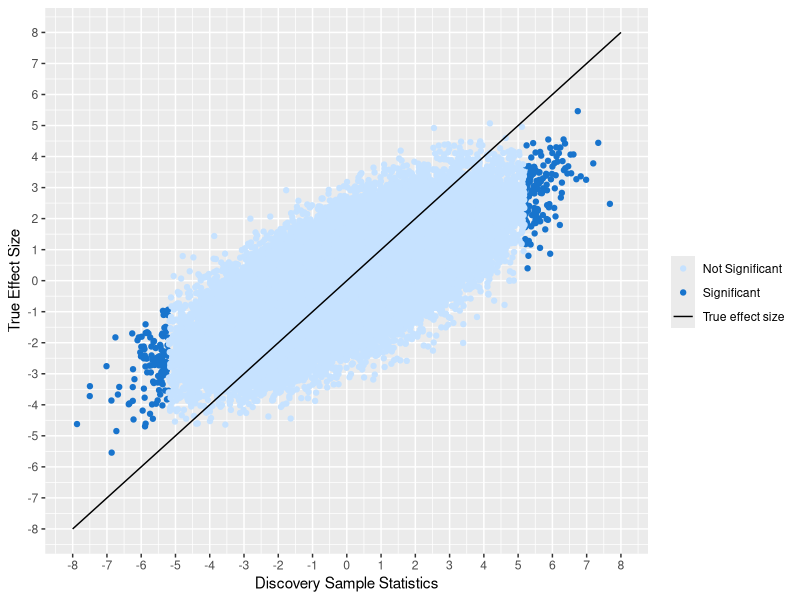
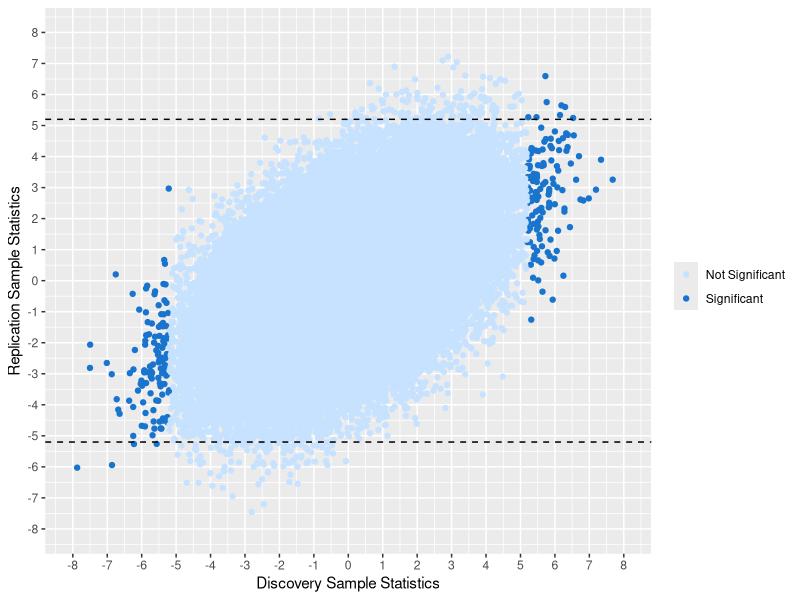
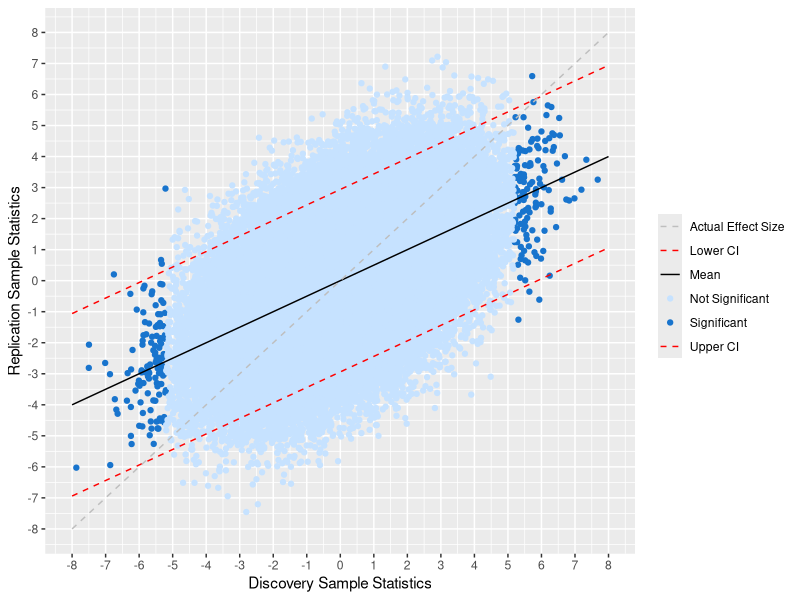
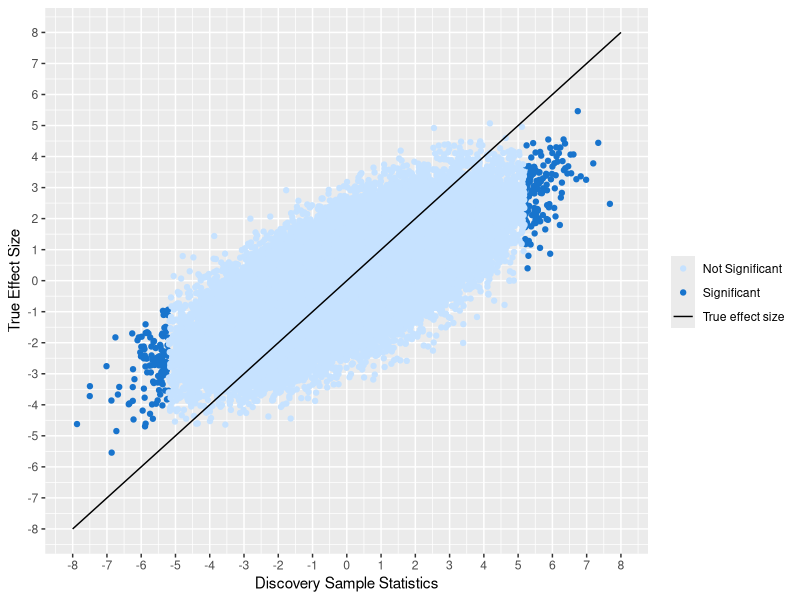
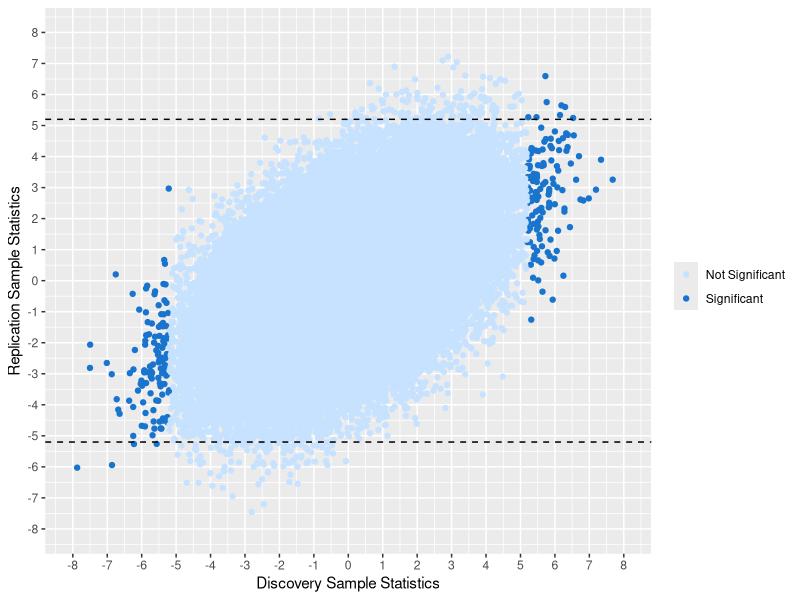
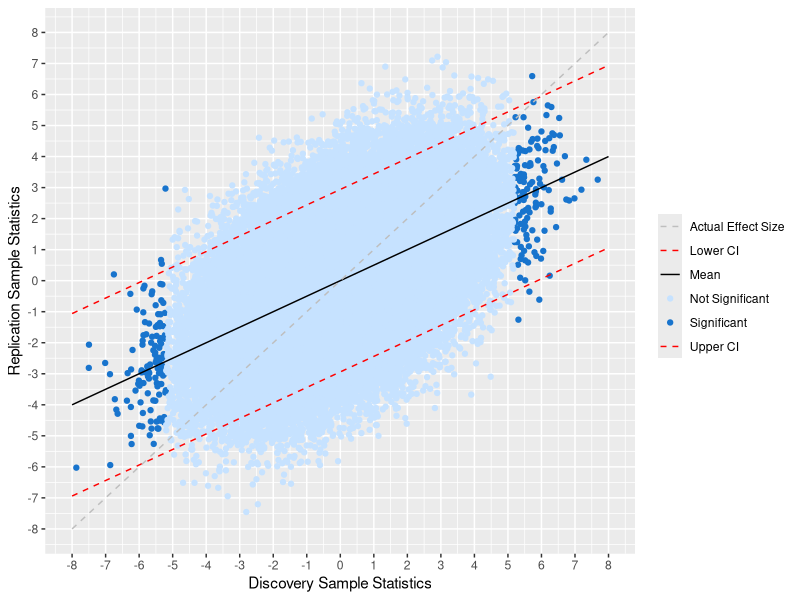

Recreate these plots in R, in order.
#libraries
library(tidyverse)
library(MASS)
library(ggplot2)
library(dplyr)
library(plyr)
library(reshape2)

#simulating data 
var_g<-2*.75
var_c1<-2*.25
var_c2<-2*.25
sigma_g<-sqrt(var_g)
sigma_c1<-sqrt(var_c1) #first study
sigma_c2<-sqrt(var_c2) #second study 
M<-100000

#generating lambda
lambda <- rnorm(n=M, mean=0, sd=sigma_g)
#generating C1
delta1 <- rnorm(n=M, mean=0, sd=sigma_c1)
#simulating C2
delta2 <- rnorm(n=M, mean=0, sd=sigma_c2)

#generating two test statistics with different confounders
data<-matrix(nrow=M, ncol=5)

for(i in 1:M){
  data[i,1]<-lambda[i]
  data[i,2]<-delta1[i]
  data[i,3]<-delta2[i]
  data[i,4]<-rnorm(n=1, mean=lambda[i]+delta1[i], sd=1) #s1
  data[i,5]<-rnorm(n=1, mean=lambda[i]+delta2[i], sd=1) #s2
}

results.data=as.data.frame(data)
colnames(results.data)=c("lambda", "delta1", "delta2", "s1", "s2")

true_lambda <- function(lambda){
  return(lambda)
}

#figure 4
figure4<-ggplot()+
  geom_point(data = filter(results.data,s1>5.2 | s1<(-5.2)),mapping = aes(x = s1, y = lambda,color="Significant"))+
  geom_point(data = filter(results.data,s1<5.2 & s1>(-5.2)),mapping = aes(x = s1, y = lambda,color="Not Significant"))+
  scale_y_continuous(breaks=seq(-8, 8, 1), limits=c(-8,8))+
  scale_x_continuous(breaks=seq(-8, 8, 1), limits=c(-8, 8))+
  xlab("Discovery Sample Statistics")+ylab("True Effect Size")+
  labs(colour="Legend")+
  stat_function(fun=true_lambda,geom="line",aes(color="True effect size"))+
  scale_colour_manual(name='',values=c("Significant"="dodgerblue3","Not Significant"="slategray1","True effect size"="black"))
figure4
ggsave(filename="figure4.jpg")


#figure 5
figure5<-ggplot() +
  geom_point(data = filter(results.data, s1>5.2 | s1<(-5.2)), mapping = aes(x=s1, y = s2, color = "Significant"))+
  geom_point(data = filter(results.data, s1<5.2 & s1>(-5.2)), mapping = aes(x=s1, y = s2, color="Not Significant"))+
  geom_hline(yintercept=5.2, linetype="dashed", color = "black")+
  scale_y_continuous(breaks=seq(-8, 8, 1), limits=c(-8,8))+
  scale_x_continuous(breaks=seq(-8, 8, 1), limits=c(-8, 8))+
  geom_hline(yintercept=-5.2, linetype="dashed", color = "black")+
  xlab("Discovery Sample Statistics")+ylab("Replication Sample Statistics")+
  theme(legend.position = "right")+
  scale_color_manual(name = element_blank(), # or name = element_blank()
                     values = c("Not Significant"="slategray1", "Significant"="dodgerblue3"))
figure5
ggsave(filename="figure5.jpg")


#figure 6
calculate_upperCI<-function(s1, c1, c2){
  sampleS1<-1
  sampleS2<-1
  sigma<-sigma_g
  sd_S1<-sqrt(sampleS1*sigma^2+1+c1*sampleS1)
  sd_S2<-sqrt(sampleS2*sigma^2+1+c2*sampleS2)
  mean<-(sqrt(sampleS1)*sqrt(sampleS2)*sigma^2*s1)/(sd_S1^2)
  var2<-sd_S2^2-((sampleS1*sampleS2*sigma^4)/(sd_S1^2))
  error <- qnorm(0.975)*sqrt(var2)
  mean+error
}

calculate_lowerCI<-function(s1, c1, c2){
  sampleS1<-1
  sampleS2<-1
  sigma<-sigma_g
  sd_S1<-sqrt(sampleS1*sigma^2+1+c1*sampleS1)
  sd_S2<-sqrt(sampleS2*sigma^2+1+c2*sampleS2)
  mean<-(sqrt(sampleS1)*sqrt(sampleS2)*sigma^2*s1)/(sd_S1^2)
  var2<-sd_S2^2-((sampleS1*sampleS2*sigma^4)/(sd_S1^2))
  error <- qnorm(0.975)*sqrt(var2)
  return(mean-error)
}

calculate_mean<-function(s1,sampleS1,sampleS2, c1, c2){
  sampleS1<-1
  sampleS2<-1
  sigma<-sigma_g
  sd_S1<-sqrt(sampleS1*sigma^2+1+c1*sampleS1)
  sd_S2<-sqrt(sampleS2*sigma^2+1+c2*sampleS2)
  mean<-(sqrt(sampleS1)*sqrt(sampleS2)*sigma^2*s1)/(sd_S1^2)
}


figure6<-ggplot() +
  geom_point(data = filter(results.data, s1>5.2 | s1<(-5.2)), mapping = aes(x=s1, y = s2, color = "Significant"))+
  geom_point(data = filter(results.data, s1<5.2 & s1>(-5.2)), mapping = aes(x=s1, y = s2, color="Not Significant"))+
  scale_y_continuous(breaks=seq(-8, 8, 1), limits=c(-8,8))+
  scale_x_continuous(breaks=seq(-8, 8, 1), limits=c(-8,8))+
  xlab("Discovery Sample Statistics")+ylab("Replication Sample Statistics")+
  stat_function(fun=calculate_mean, aes(color="Mean"), args=list(c1=var_c1, c2=var_c2))+
  stat_function(fun=calculate_lowerCI, linetype = 2, aes(color="Lower CI"),args=list(c1=var_c1, c2=var_c2))+
  stat_function(fun=calculate_upperCI,linetype = 2, aes(color="Upper CI"),args=list(c1=var_c1, c2=var_c2))+
  stat_function(fun=true_lambda,linetype = 2, aes(color="Actual Effect Size"))+
  theme(legend.position = "right")+
  scale_color_manual(name = element_blank(), # or name = element_blank()
                     values = c("Not Significant"="slategray1", "Significant"="dodgerblue3", "Mean"="black", "Upper CI"="red", "Lower CI"="red","Actual Effect Size"="gray"))
figure6
ggsave(filename="figure6.jpg")





